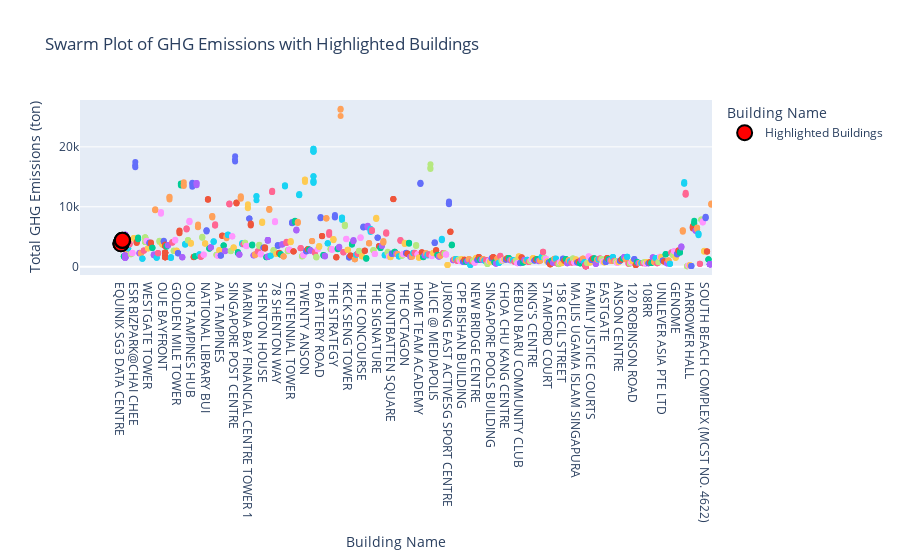

Notebook cell for this chart:
### Code cell
# Plot: Swarm plot of GHG Emissions for All Buildings and Highlighted Buildings
fig_swarm = px.strip(df, x='Building Name', y='GHG_Total', title='Swarm Plot of GHG Emissions for All Buildings',
                     color='Building Name', stripmode='overlay')

# Remove legends for all buildings
fig_swarm.for_each_trace(lambda trace: trace.update(showlegend=False) if trace.name != 'Highlighted Buildings' else None)

# Highlight specific building(s) with bigger marker size
highlight_buildings = ['EQUINIX SG3 DATA CENTRE', 'BLK 20 ARC']
highlight_df = df[df['Building Name'].isin(highlight_buildings)]
fig_swarm.add_trace(go.Scatter(x=highlight_df['Building Name'], y=highlight_df['GHG_Total'],
                               mode='markers',
                               marker=dict(size=15, color='red', line=dict(width=2, color='black')),
                               name='Highlighted Buildings'))

fig_swarm.update_layout(title='Swarm Plot of GHG Emissions with Highlighted Buildings',
                        xaxis_title='Building Name',
                        yaxis_title='Total GHG Emissions (ton)')

# Show the plot
pio.show(fig_swarm)
